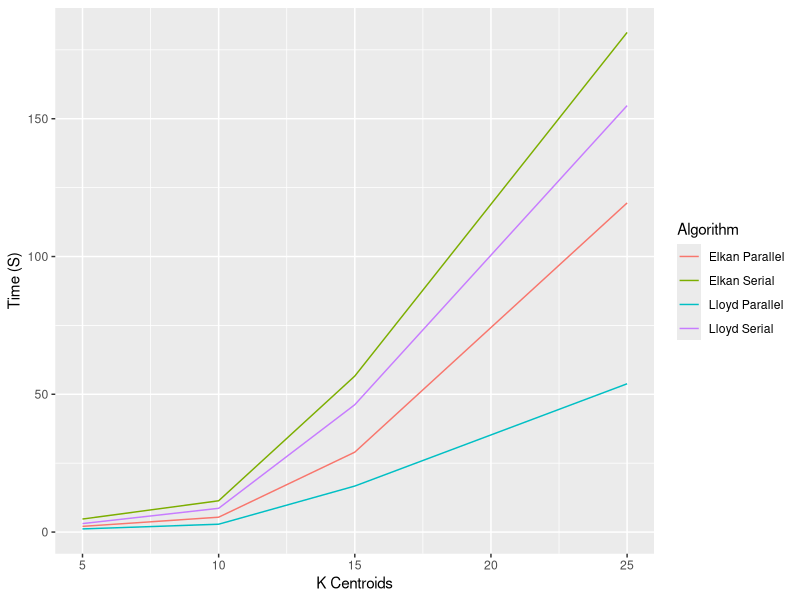
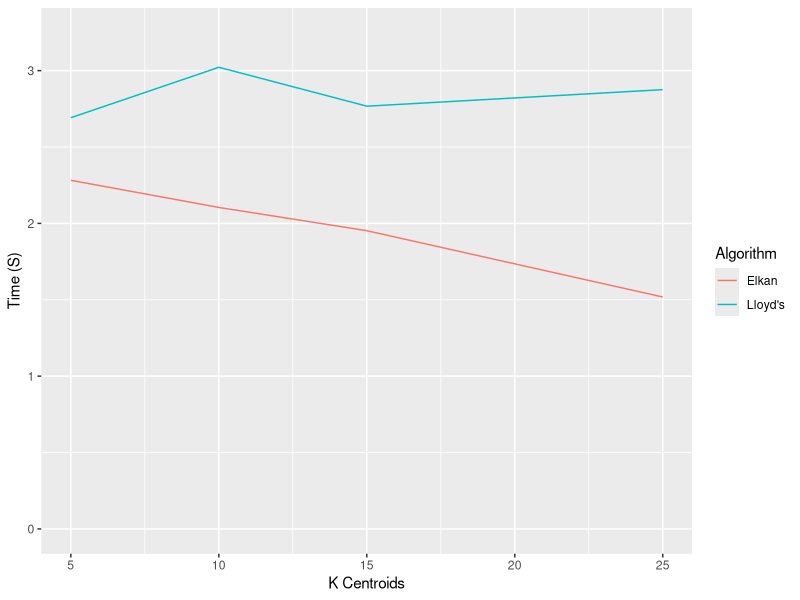

The R script that drew these images, in order:
library(data.table)
library(ggplot2)

datas <- data.table("5"=c(3.080444, 1.144337, 4.732397, 2.073992),
                    "10"=c(8.622141, 2.853312, 11.357067, 5.396971),
                    "15"=c(46.224572, 16.703677, 56.625037, 29.008391),
                    "25"=c(154.763342, 53.818381, 181.321405, 119.449632),
                    "label"=c("Lloyd Serial", "Lloyd Parallel", "Elkan Serial", "Elkan Parallel"))

speedup_datas <- data.table("5"=c(2.691902822, 2.281782),
                            "10"=c(3.021800981, 2.104341),
                            "15"=c(2.767329134, 1.952023),
                            "25"=c(2.875659563, 1.517973743),
                            "label"=c("Lloyd's", "Elkan"))


data.times <- melt(datas, id.vars="label", measure.vars=c("5", "10", "15", "25"),
                  variable.factor=FALSE, variable.name="K Centroids")
data.times$`K Centroids` <- as.numeric(data.times$`K Centroids`)
names(data.times) <- c("Algorithm", "K Centroids", "Time (S)")

data.speedup <- melt(speedup_datas, id.vars="label", measure.vars=c("5", "10", "15", "25"),
                     variable.factor=FALSE, variable.name="K Centroids")
data.speedup$`K Centroids` <- as.numeric(data.speedup$`K Centroids`)
names(data.speedup) <- c("Algorithm", "K Centroids", "Time (S)")

ggplot() +
  geom_line(aes(x=`K Centroids`, y=`Time (S)`, color=Algorithm), data=data.times)

ggplot() +
  geom_line(aes(x=`K Centroids`, y=`Time (S)`, color=Algorithm), data=data.speedup) +
  scale_y_continuous(limits = c(0, 3.25))
